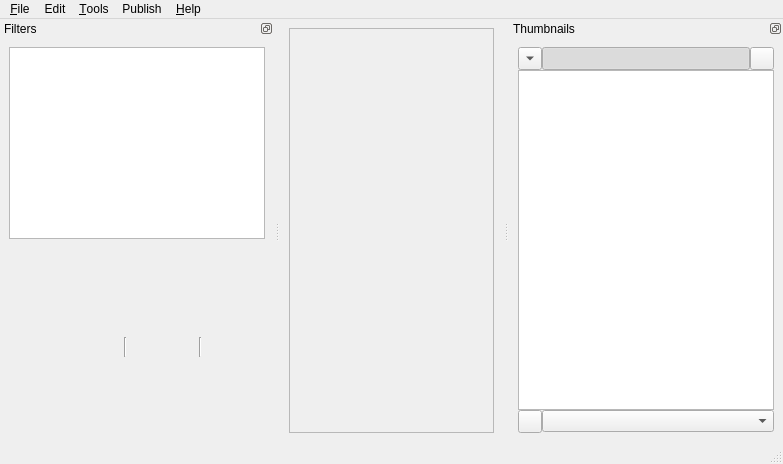
<?xml version="1.0" encoding="UTF-8"?>
<ui version="4.0">
 <class>MainWindow</class>
 <widget class="QMainWindow" name="MainWindow">
  <property name="geometry">
   <rect>
    <x>0</x>
    <y>0</y>
    <width>783</width>
    <height>464</height>
   </rect>
  </property>
  <property name="sizePolicy">
   <sizepolicy hsizetype="Preferred" vsizetype="Preferred">
    <horstretch>0</horstretch>
    <verstretch>0</verstretch>
   </sizepolicy>
  </property>
  <property name="windowTitle">
   <string>MainWindow</string>
  </property>
  <property name="styleSheet">
   <string notr="true"/>
  </property>
  <widget class="QWidget" name="centralwidget">
   <property name="sizePolicy">
    <sizepolicy hsizetype="Preferred" vsizetype="Preferred">
     <horstretch>0</horstretch>
     <verstretch>0</verstretch>
    </sizepolicy>
   </property>
   <property name="cursor">
    <cursorShape>ArrowCursor</cursorShape>
   </property>
   <layout class="QHBoxLayout" name="horizontalLayout">
    <item>
     <widget class="QFrame" name="imageViewFrame">
      <property name="sizePolicy">
       <sizepolicy hsizetype="Expanding" vsizetype="Expanding">
        <horstretch>1</horstretch>
        <verstretch>1</verstretch>
       </sizepolicy>
      </property>
      <property name="frameShape">
       <enum>QFrame::StyledPanel</enum>
      </property>
      <property name="frameShadow">
       <enum>QFrame::Sunken</enum>
      </property>
     </widget>
    </item>
   </layout>
  </widget>
  <widget class="QMenuBar" name="menubar">
   <property name="geometry">
    <rect>
     <x>0</x>
     <y>0</y>
     <width>783</width>
     <height>22</height>
    </rect>
   </property>
   <widget class="QMenu" name="menuDebug">
    <property name="title">
     <string>&amp;Tools</string>
    </property>
    <addaction name="actionFixDpi"/>
    <addaction name="actionRelinking"/>
    <addaction name="actionExport"/>
    <addaction name="separator"/>
    <addaction name="actionSettings"/>
   </widget>
   <widget class="QMenu" name="menuFile">
    <property name="title">
     <string>&amp;File</string>
    </property>
    <addaction name="actionNewProject"/>
    <addaction name="actionOpenProject"/>
    <addaction name="separator"/>
    <addaction name="actionSaveProject"/>
    <addaction name="actionSaveProjectAs"/>
    <addaction name="separator"/>
    <addaction name="actionCloseProject"/>
    <addaction name="separator"/>
    <addaction name="actionQuit"/>
   </widget>
   <widget class="QMenu" name="menuHelp">
    <property name="title">
     <string>&amp;Help</string>
    </property>
    <addaction name="actionAbout_Qt"/>
    <addaction name="actionAbout"/>
   </widget>
   <widget class="QMenu" name="menuEdit">
    <property name="title">
     <string>Edit</string>
    </property>
    <addaction name="actionGoToPage"/>
    <addaction name="actionSelectPages"/>
   </widget>
   <widget class="QMenu" name="menuPublish">
    <property name="title">
     <string>Publish</string>
    </property>
    <addaction name="actionManageContents"/>
    <addaction name="actionSetMetadata"/>
    <addaction name="actionManageSharedDictionaries"/>
    <addaction name="separator"/>
    <addaction name="actionSetBundledFilename"/>
   </widget>
   <addaction name="menuFile"/>
   <addaction name="menuEdit"/>
   <addaction name="menuDebug"/>
   <addaction name="menuPublish"/>
   <addaction name="menuHelp"/>
  </widget>
  <widget class="QStatusBar" name="appStatusBar"/>
  <widget class="QDockWidget" name="dockWidgetThumbnails">
   <property name="features">
    <set>QDockWidget::DockWidgetFloatable|QDockWidget::DockWidgetMovable</set>
   </property>
   <property name="allowedAreas">
    <set>Qt::LeftDockWidgetArea|Qt::RightDockWidgetArea</set>
   </property>
   <property name="windowTitle">
    <string>Thumbnails</string>
   </property>
   <attribute name="dockWidgetArea">
    <number>2</number>
   </attribute>
   <widget class="QWidget" name="dockWidgetContents_2">
    <layout class="QVBoxLayout" name="verticalLayout_2">
     <item>
      <layout class="QVBoxLayout" name="verticalLayout">
       <property name="spacing">
        <number>0</number>
       </property>
       <item>
        <layout class="QHBoxLayout" name="horizontalLayout_3">
         <item>
          <widget class="QToolButton" name="inverseOrderButton">
           <property name="statusTip">
            <string>Inverse page order</string>
           </property>
           <property name="text">
            <string notr="true"/>
           </property>
           <property name="checkable">
            <bool>true</bool>
           </property>
           <property name="toolButtonStyle">
            <enum>Qt::ToolButtonIconOnly</enum>
           </property>
           <property name="arrowType">
            <enum>Qt::DownArrow</enum>
           </property>
          </widget>
         </item>
         <item>
          <widget class="QToolButton" name="focusButton">
           <property name="sizePolicy">
            <sizepolicy hsizetype="Minimum" vsizetype="Fixed">
             <horstretch>0</horstretch>
             <verstretch>0</verstretch>
            </sizepolicy>
           </property>
           <property name="statusTip">
            <string>Keep current page in view.</string>
           </property>
           <property name="text">
            <string/>
           </property>
           <property name="icon">
            <iconset resource="../resources/resources.qrc">
             <normaloff>:/icons/keep-in-view.png</normaloff>:/icons/keep-in-view.png</iconset>
           </property>
           <property name="checkable">
            <bool>true</bool>
           </property>
           <property name="checked">
            <bool>true</bool>
           </property>
          </widget>
         </item>
         <item>
          <widget class="QToolButton" name="multiselectButton">
           <property name="toolTip">
            <string>Keep selection key pressed</string>
           </property>
           <property name="statusTip">
            <string>Simulate press of the modifier key for fast page selection (Ctrl+CapsLock)</string>
           </property>
           <property name="text">
            <string notr="true"/>
           </property>
           <property name="icon">
            <iconset resource="../resources/resources.qrc">
             <normaloff>:/icons/multi_choice.png</normaloff>:/icons/multi_choice.png</iconset>
           </property>
           <property name="shortcut">
            <string>Ctrl+CapsLock</string>
           </property>
           <property name="checkable">
            <bool>true</bool>
           </property>
          </widget>
         </item>
        </layout>
       </item>
       <item>
        <widget class="QGraphicsView" name="thumbView">
         <property name="sizePolicy">
          <sizepolicy hsizetype="Expanding" vsizetype="Expanding">
           <horstretch>1</horstretch>
           <verstretch>1</verstretch>
          </sizepolicy>
         </property>
         <property name="minimumSize">
          <size>
           <width>150</width>
           <height>0</height>
          </size>
         </property>
         <property name="maximumSize">
          <size>
           <width>16777215</width>
           <height>16777215</height>
          </size>
         </property>
         <property name="alignment">
          <set>Qt::AlignHCenter|Qt::AlignTop</set>
         </property>
        </widget>
       </item>
       <item>
        <widget class="QWidget" name="sortOptionsWgt" native="true">
         <layout class="QHBoxLayout" name="horizontalLayout_4">
          <property name="spacing">
           <number>0</number>
          </property>
          <property name="leftMargin">
           <number>0</number>
          </property>
          <property name="topMargin">
           <number>0</number>
          </property>
          <property name="rightMargin">
           <number>0</number>
          </property>
          <property name="bottomMargin">
           <number>0</number>
          </property>
          <item>
           <widget class="QToolButton" name="resetSortingBtn">
            <property name="statusTip">
             <string>Reset sorting to default</string>
            </property>
            <property name="icon">
             <iconset resource="../resources/resources.qrc">
              <normaloff>:/icons/gimp-reset.png</normaloff>:/icons/gimp-reset.png</iconset>
            </property>
           </widget>
          </item>
          <item>
           <widget class="QComboBox" name="sortOptions">
            <property name="sizeAdjustPolicy">
             <enum>QComboBox::AdjustToMinimumContentsLength</enum>
            </property>
           </widget>
          </item>
         </layout>
        </widget>
       </item>
      </layout>
     </item>
    </layout>
   </widget>
  </widget>
  <widget class="QDockWidget" name="dockWidget_4">
   <property name="minimumSize">
    <size>
     <width>250</width>
     <height>199</height>
    </size>
   </property>
   <property name="features">
    <set>QDockWidget::DockWidgetFloatable|QDockWidget::DockWidgetMovable</set>
   </property>
   <property name="allowedAreas">
    <set>Qt::LeftDockWidgetArea|Qt::RightDockWidgetArea</set>
   </property>
   <property name="windowTitle">
    <string>Filters</string>
   </property>
   <attribute name="dockWidgetArea">
    <number>1</number>
   </attribute>
   <widget class="QWidget" name="dockWidgetContents_5">
    <layout class="QVBoxLayout" name="verticalLayout_3">
     <item>
      <widget class="StageListView" name="filterList">
       <property name="minimumSize">
        <size>
         <width>0</width>
         <height>0</height>
        </size>
       </property>
       <property name="maximumSize">
        <size>
         <width>16777215</width>
         <height>16777215</height>
        </size>
       </property>
       <property name="autoScroll">
        <bool>false</bool>
       </property>
       <property name="editTriggers">
        <set>QAbstractItemView::NoEditTriggers</set>
       </property>
       <property name="tabKeyNavigation">
        <bool>false</bool>
       </property>
       <property name="showDropIndicator" stdset="0">
        <bool>false</bool>
       </property>
       <property name="alternatingRowColors">
        <bool>true</bool>
       </property>
       <property name="selectionMode">
        <enum>QAbstractItemView::SingleSelection</enum>
       </property>
       <property name="selectionBehavior">
        <enum>QAbstractItemView::SelectRows</enum>
       </property>
       <property name="textElideMode">
        <enum>Qt::ElideNone</enum>
       </property>
       <property name="showGrid">
        <bool>false</bool>
       </property>
       <property name="wordWrap">
        <bool>false</bool>
       </property>
       <property name="cornerButtonEnabled">
        <bool>false</bool>
       </property>
      </widget>
     </item>
     <item>
      <widget class="QScrollArea" name="scrollArea">
       <property name="frameShape">
        <enum>QFrame::NoFrame</enum>
       </property>
       <property name="verticalScrollBarPolicy">
        <enum>Qt::ScrollBarAlwaysOff</enum>
       </property>
       <property name="horizontalScrollBarPolicy">
        <enum>Qt::ScrollBarAlwaysOff</enum>
       </property>
       <property name="sizeAdjustPolicy">
        <enum>QAbstractScrollArea::AdjustIgnored</enum>
       </property>
       <property name="widgetResizable">
        <bool>true</bool>
       </property>
       <widget class="QWidget" name="scrollAreaWidgetContents_2">
        <property name="geometry">
         <rect>
          <x>0</x>
          <y>0</y>
          <width>256</width>
          <height>185</height>
         </rect>
        </property>
        <property name="sizePolicy">
         <sizepolicy hsizetype="Expanding" vsizetype="Preferred">
          <horstretch>0</horstretch>
          <verstretch>0</verstretch>
         </sizepolicy>
        </property>
        <layout class="QVBoxLayout" name="verticalLayout_4">
         <property name="spacing">
          <number>0</number>
         </property>
         <property name="sizeConstraint">
          <enum>QLayout::SetMaximumSize</enum>
         </property>
         <property name="leftMargin">
          <number>0</number>
         </property>
         <property name="topMargin">
          <number>0</number>
         </property>
         <property name="rightMargin">
          <number>0</number>
         </property>
         <property name="bottomMargin">
          <number>0</number>
         </property>
         <item>
          <widget class="NonOwningWidget" name="filterOptions" native="true">
           <property name="sizePolicy">
            <sizepolicy hsizetype="Expanding" vsizetype="Preferred">
             <horstretch>0</horstretch>
             <verstretch>0</verstretch>
            </sizepolicy>
           </property>
           <widget class="QWidget" name="statusBarPanel" native="true">
            <property name="geometry">
             <rect>
              <x>9</x>
              <y>92</y>
              <width>231</width>
              <height>20</height>
             </rect>
            </property>
            <layout class="QHBoxLayout" name="horizontalLayout_2">
             <property name="leftMargin">
              <number>0</number>
             </property>
             <property name="topMargin">
              <number>0</number>
             </property>
             <property name="rightMargin">
              <number>0</number>
             </property>
             <property name="bottomMargin">
              <number>0</number>
             </property>
             <item alignment="Qt::AlignRight">
              <widget class="QLabel" name="statusLabelMousePos">
               <property name="minimumSize">
                <size>
                 <width>100</width>
                 <height>0</height>
                </size>
               </property>
               <property name="toolTip">
                <string>Mouse position</string>
               </property>
               <property name="statusTip">
                <string>Mouse position relative to page</string>
               </property>
               <property name="alignment">
                <set>Qt::AlignRight|Qt::AlignTrailing|Qt::AlignVCenter</set>
               </property>
              </widget>
             </item>
             <item>
              <widget class="Line" name="line_2">
               <property name="orientation">
                <enum>Qt::Vertical</enum>
               </property>
              </widget>
             </item>
             <item>
              <widget class="QLabel" name="statusLabelFileSize">
               <property name="text">
                <string/>
               </property>
              </widget>
             </item>
             <item>
              <widget class="QLabel" name="statusLabelPhysSize">
               <property name="minimumSize">
                <size>
                 <width>31</width>
                 <height>0</height>
                </size>
               </property>
               <property name="toolTip">
                <string>Physical size</string>
               </property>
               <property name="statusTip">
                <string>Physical size of image. (Click to change units of measurement)</string>
               </property>
               <property name="alignment">
                <set>Qt::AlignCenter</set>
               </property>
               <property name="textInteractionFlags">
                <set>Qt::LinksAccessibleByMouse|Qt::TextSelectableByMouse</set>
               </property>
              </widget>
             </item>
             <item>
              <widget class="Line" name="line">
               <property name="orientation">
                <enum>Qt::Vertical</enum>
               </property>
              </widget>
             </item>
             <item>
              <widget class="QLabel" name="statusLabelPageNo">
               <property name="minimumSize">
                <size>
                 <width>31</width>
                 <height>0</height>
                </size>
               </property>
               <property name="toolTip">
                <string>Page number</string>
               </property>
               <property name="statusTip">
                <string>Position of the selected page in current order</string>
               </property>
               <property name="alignment">
                <set>Qt::AlignCenter</set>
               </property>
               <property name="textInteractionFlags">
                <set>Qt::LinksAccessibleByMouse</set>
               </property>
              </widget>
             </item>
             <item>
              <spacer name="horizontalSpacer_2">
               <property name="orientation">
                <enum>Qt::Horizontal</enum>
               </property>
               <property name="sizeType">
                <enum>QSizePolicy::Fixed</enum>
               </property>
               <property name="sizeHint" stdset="0">
                <size>
                 <width>10</width>
                 <height>20</height>
                </size>
               </property>
              </spacer>
             </item>
            </layout>
           </widget>
          </widget>
         </item>
        </layout>
       </widget>
      </widget>
     </item>
    </layout>
   </widget>
  </widget>
  <action name="actionSaveProject">
   <property name="text">
    <string>&amp;Save Project</string>
   </property>
   <property name="shortcut">
    <string>Ctrl+S</string>
   </property>
  </action>
  <action name="actionSaveProjectAs">
   <property name="text">
    <string>Save Project &amp;As...</string>
   </property>
   <property name="shortcut">
    <string>Ctrl+Shift+S</string>
   </property>
  </action>
  <action name="actionNextPage">
   <property name="text">
    <string notr="true">Next Page</string>
   </property>
   <property name="iconText">
    <string notr="true">Next Page</string>
   </property>
   <property name="toolTip">
    <string notr="true">Next Page</string>
   </property>
   <property name="shortcut">
    <string notr="true">PgDown</string>
   </property>
   <property name="autoRepeat">
    <bool>false</bool>
   </property>
  </action>
  <action name="actionPrevPage">
   <property name="text">
    <string notr="true">Previous Page</string>
   </property>
   <property name="iconText">
    <string notr="true">Previous Page</string>
   </property>
   <property name="toolTip">
    <string notr="true">Previous Page</string>
   </property>
   <property name="shortcut">
    <string notr="true">PgUp</string>
   </property>
   <property name="autoRepeat">
    <bool>false</bool>
   </property>
  </action>
  <action name="actionNewProject">
   <property name="text">
    <string>&amp;New Project...</string>
   </property>
   <property name="shortcut">
    <string>Ctrl+N</string>
   </property>
  </action>
  <action name="actionOpenProject">
   <property name="text">
    <string>&amp;Open Project...</string>
   </property>
   <property name="shortcut">
    <string>Ctrl+O</string>
   </property>
  </action>
  <action name="actionPrevPageQ">
   <property name="text">
    <string notr="true">Previous Page</string>
   </property>
   <property name="iconText">
    <string notr="true">Previous Page</string>
   </property>
   <property name="toolTip">
    <string notr="true">Previous Page</string>
   </property>
   <property name="shortcut">
    <string notr="true">Q</string>
   </property>
   <property name="autoRepeat">
    <bool>false</bool>
   </property>
  </action>
  <action name="actionNextPageW">
   <property name="text">
    <string notr="true">Next Page</string>
   </property>
   <property name="iconText">
    <string notr="true">Next Page</string>
   </property>
   <property name="toolTip">
    <string notr="true">Next Page</string>
   </property>
   <property name="shortcut">
    <string notr="true">W</string>
   </property>
   <property name="autoRepeat">
    <bool>false</bool>
   </property>
  </action>
  <action name="actionCloseProject">
   <property name="text">
    <string>&amp;Close Project</string>
   </property>
   <property name="shortcut">
    <string>Ctrl+W</string>
   </property>
  </action>
  <action name="actionQuit">
   <property name="text">
    <string>&amp;Quit</string>
   </property>
   <property name="shortcut">
    <string>Ctrl+Q</string>
   </property>
  </action>
  <action name="actionSettings">
   <property name="text">
    <string>&amp;Settings...</string>
   </property>
   <property name="shortcut">
    <string notr="true"/>
   </property>
  </action>
  <action name="actionFirstPage">
   <property name="text">
    <string notr="true">First Page</string>
   </property>
   <property name="iconText">
    <string notr="true">First Page</string>
   </property>
   <property name="toolTip">
    <string notr="true">First Page</string>
   </property>
   <property name="shortcut">
    <string notr="true">Home</string>
   </property>
  </action>
  <action name="actionLastPage">
   <property name="text">
    <string notr="true">Last Page</string>
   </property>
   <property name="iconText">
    <string notr="true">Last Page</string>
   </property>
   <property name="toolTip">
    <string notr="true">Last Page</string>
   </property>
   <property name="shortcut">
    <string notr="true">End</string>
   </property>
  </action>
  <action name="actionAbout">
   <property name="text">
    <string>&amp;About</string>
   </property>
  </action>
  <action name="actionFixDpi">
   <property name="text">
    <string>Fix &amp;DPI...</string>
   </property>
  </action>
  <action name="actionRelinking">
   <property name="text">
    <string>&amp;Relinking...</string>
   </property>
  </action>
  <action name="actionSwitchFilter1">
   <property name="text">
    <string notr="true">Switch filter to orientation</string>
   </property>
   <property name="iconText">
    <string notr="true">Switch filter to orientation</string>
   </property>
   <property name="toolTip">
    <string notr="true">Switch filter to orientation</string>
   </property>
   <property name="shortcut">
    <string notr="true">Ctrl+1</string>
   </property>
  </action>
  <action name="actionSwitchFilter2">
   <property name="text">
    <string notr="true">Switch filter to orientation</string>
   </property>
   <property name="iconText">
    <string notr="true">Switch filter to orientation</string>
   </property>
   <property name="toolTip">
    <string notr="true">Switch filter to split pages</string>
   </property>
   <property name="shortcut">
    <string notr="true">Ctrl+2</string>
   </property>
  </action>
  <action name="actionSwitchFilter3">
   <property name="text">
    <string notr="true">Switch filter to orientation</string>
   </property>
   <property name="iconText">
    <string notr="true">Switch filter to orientation</string>
   </property>
   <property name="toolTip">
    <string notr="true">Switch filter to deskew</string>
   </property>
   <property name="shortcut">
    <string notr="true">Ctrl+3</string>
   </property>
  </action>
  <action name="actionSwitchFilter4">
   <property name="text">
    <string notr="true">Switch filter to orientation</string>
   </property>
   <property name="iconText">
    <string notr="true">Switch filter to orientation</string>
   </property>
   <property name="toolTip">
    <string notr="true">Switch filter to select content</string>
   </property>
   <property name="shortcut">
    <string notr="true">Ctrl+4</string>
   </property>
  </action>
  <action name="actionSwitchFilter5">
   <property name="text">
    <string notr="true">Switch filter to orientation</string>
   </property>
   <property name="iconText">
    <string notr="true">Switch filter to orientation</string>
   </property>
   <property name="toolTip">
    <string notr="true">Switch filter to margins</string>
   </property>
   <property name="shortcut">
    <string notr="true">Ctrl+5</string>
   </property>
  </action>
  <action name="actionSwitchFilter6">
   <property name="text">
    <string notr="true">Switch filter to orientation</string>
   </property>
   <property name="iconText">
    <string notr="true">Switch filter to orientation</string>
   </property>
   <property name="toolTip">
    <string notr="true">Switch filter to output</string>
   </property>
   <property name="shortcut">
    <string notr="true">Ctrl+6</string>
   </property>
  </action>
  <action name="actionExport">
   <property name="text">
    <string>&amp;Export...</string>
   </property>
  </action>
  <action name="actionAbout_Qt">
   <property name="text">
    <string>About &amp;Qt</string>
   </property>
  </action>
  <action name="actionJumpPageF">
   <property name="text">
    <string notr="true">Jump Forward</string>
   </property>
   <property name="iconText">
    <string notr="true">Jump Forward</string>
   </property>
   <property name="toolTip">
    <string notr="true">Jump Forward</string>
   </property>
   <property name="shortcut">
    <string notr="true">Ctrl+PgDown</string>
   </property>
  </action>
  <action name="actionJumpPageB">
   <property name="text">
    <string notr="true">Jump Backward</string>
   </property>
   <property name="iconText">
    <string notr="true">Jump Backward</string>
   </property>
   <property name="toolTip">
    <string notr="true">Jump Backward</string>
   </property>
   <property name="shortcut">
    <string notr="true">Ctrl+PgUp</string>
   </property>
  </action>
  <action name="actionFirstSelectedPage">
   <property name="text">
    <string notr="true">First Selected Page</string>
   </property>
   <property name="iconText">
    <string notr="true">First Selected Page</string>
   </property>
   <property name="toolTip">
    <string notr="true">First Selected Page</string>
   </property>
   <property name="shortcut">
    <string notr="true">Alt+Home</string>
   </property>
  </action>
  <action name="actionLastSelectedPage">
   <property name="text">
    <string notr="true">Last Selected Page</string>
   </property>
   <property name="iconText">
    <string notr="true">Last Selected Page</string>
   </property>
   <property name="toolTip">
    <string notr="true">Last Selected Page</string>
   </property>
   <property name="shortcut">
    <string notr="true">Alt+End</string>
   </property>
  </action>
  <action name="actionNextSelectedPage">
   <property name="text">
    <string notr="true">Next Selected Page</string>
   </property>
   <property name="iconText">
    <string notr="true">Next Selected Page</string>
   </property>
   <property name="toolTip">
    <string notr="true">Next Selected Page</string>
   </property>
   <property name="shortcut">
    <string notr="true">Alt+PgDown</string>
   </property>
  </action>
  <action name="actionPrevSelectedPage">
   <property name="text">
    <string notr="true">Previous Selected Page</string>
   </property>
   <property name="iconText">
    <string notr="true">Previous Selected Page</string>
   </property>
   <property name="toolTip">
    <string notr="true">Previous Selected Page</string>
   </property>
   <property name="shortcut">
    <string notr="true">Alt+PgUp</string>
   </property>
  </action>
  <action name="actionInsertEmptyPgBefore">
   <property name="icon">
    <iconset resource="../resources/resources.qrc">
     <normaloff>:/icons/insert-before-16.png</normaloff>:/icons/insert-before-16.png</iconset>
   </property>
   <property name="text">
    <string notr="true">Insert before	Ctrl+Shift+B</string>
   </property>
   <property name="toolTip">
    <string>Insert before</string>
   </property>
   <property name="shortcut">
    <string>Ctrl+Shift+B</string>
   </property>
  </action>
  <action name="actionInsertEmptyPgAfter">
   <property name="icon">
    <iconset resource="../resources/resources.qrc">
     <normaloff>:/icons/insert-after-16.png</normaloff>:/icons/insert-after-16.png</iconset>
   </property>
   <property name="text">
    <string notr="true">Insert after	Ctrl+Shift+A</string>
   </property>
   <property name="toolTip">
    <string>Insert after</string>
   </property>
   <property name="shortcut">
    <string>Ctrl+Shift+A</string>
   </property>
  </action>
  <action name="actionCopySourceFileName">
   <property name="icon">
    <iconset theme="copy">
     <normaloff>.</normaloff>.</iconset>
   </property>
   <property name="text">
    <string>Copy source file name(s)</string>
   </property>
   <property name="shortcut">
    <string>Ctrl+C</string>
   </property>
  </action>
  <action name="actionCopyOutputFileName">
   <property name="text">
    <string>Copy output file name(s)</string>
   </property>
  </action>
  <action name="actionCopyPageNumber">
   <property name="text">
    <string>Copy page number(s)</string>
   </property>
  </action>
  <action name="actionGoToPage">
   <property name="text">
    <string>Go to page...</string>
   </property>
  </action>
  <action name="actionSelectPages">
   <property name="text">
    <string>Select pages...</string>
   </property>
  </action>
  <action name="actionSetMetadata">
   <property name="text">
    <string>Manage metadata...</string>
   </property>
  </action>
  <action name="actionManageSharedDictionaries">
   <property name="text">
    <string>Manage shared dictionaries...</string>
   </property>
  </action>
  <action name="actionSetBundledFilename">
   <property name="text">
    <string>Set output document filename...</string>
   </property>
   <property name="toolTip">
    <string>Choose where bundled document will be generated</string>
   </property>
  </action>
  <action name="actionManageContents">
   <property name="text">
    <string>Manage contents...</string>
   </property>
  </action>
 </widget>
 <customwidgets>
  <customwidget>
   <class>StageListView</class>
   <extends>QTableView</extends>
   <header>StageListView.h</header>
  </customwidget>
  <customwidget>
   <class>NonOwningWidget</class>
   <extends>QWidget</extends>
   <header>NonOwningWidget.h</header>
   <container>1</container>
  </customwidget>
 </customwidgets>
 <resources>
  <include location="../resources/resources.qrc"/>
 </resources>
 <connections/>
</ui>
